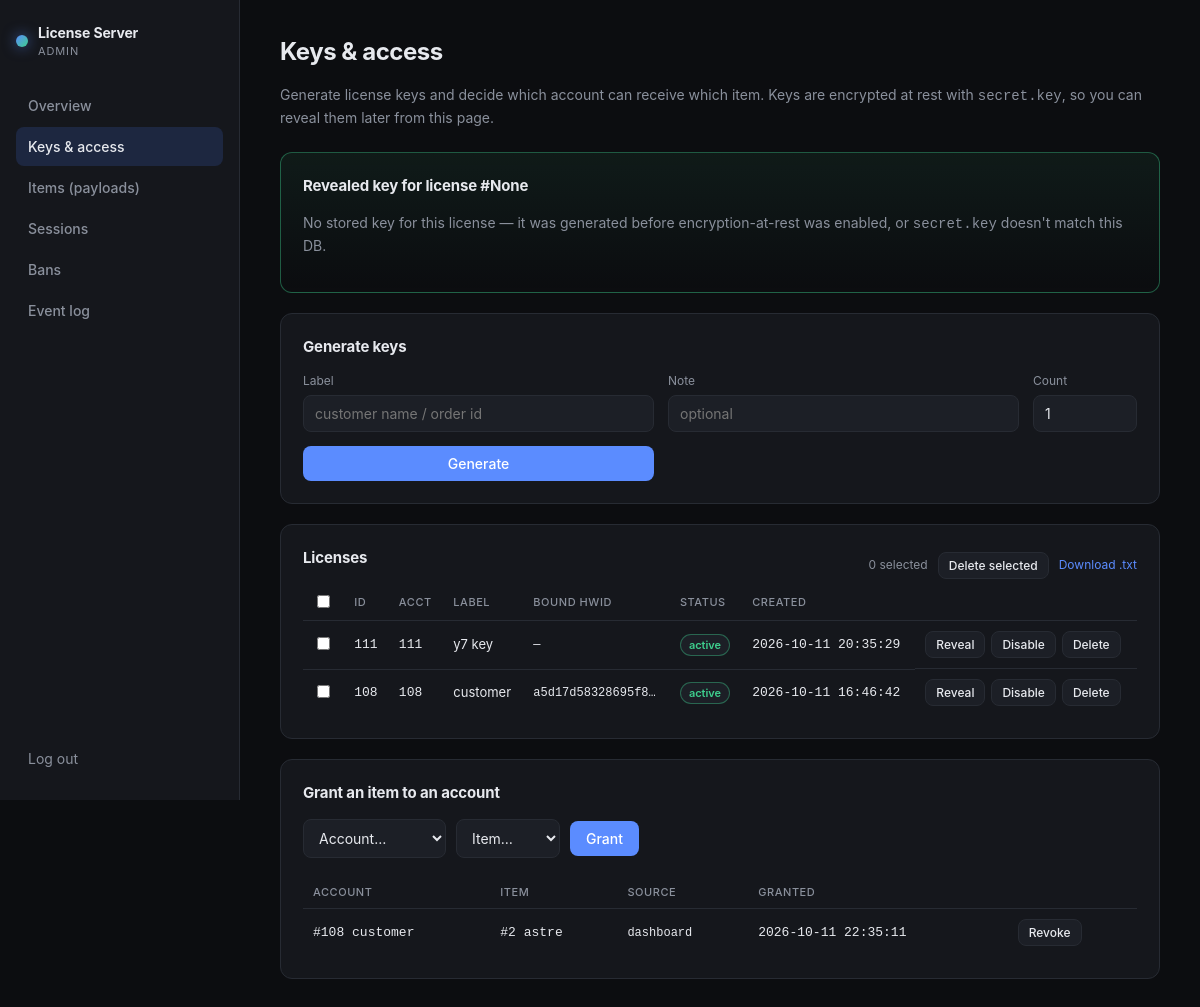
The app's page /admin/keys (signed in) with its own data.
### tables this page shows
CREATE TABLE licenses (
    id          INTEGER PRIMARY KEY AUTOINCREMENT,
    key_hash    BLOB NOT NULL UNIQUE,
    account_id  INTEGER NOT NULL,
    disabled    INTEGER NOT NULL DEFAULT 0,
    hwid_hash   BLOB,                 -- bound on first login
    note        TEXT,
    created     REAL NOT NULL, key_enc BLOB,
    FOREIGN KEY (account_id) REFERENCES accounts(id)
);

CREATE TABLE accounts (
    id           INTEGER PRIMARY KEY AUTOINCREMENT,
    label        TEXT,
    flagged      INTEGER NOT NULL DEFAULT 0,
    flag_reason  TEXT,
    created      REAL NOT NULL
);

CREATE TABLE entitlements (
    id          INTEGER PRIMARY KEY AUTOINCREMENT,
    account_id  INTEGER NOT NULL,
    item_id     INTEGER NOT NULL,
    source      TEXT,                 -- e.g. payment txn id
    created     REAL NOT NULL,
    UNIQUE (account_id, item_id)
);

CREATE TABLE items (
    id          INTEGER PRIMARY KEY AUTOINCREMENT,
    name        TEXT NOT NULL,
    version     TEXT,
    entry_point TEXT,                 -- type/method the loader invokes
    payload     BLOB NOT NULL,        -- the (obfuscated) assembly/bundle bytes
    created     REAL NOT NULL
);

### app/routes_admin.py (the view)
    @router.get("/keys", response_class=HTMLResponse)
    async def keys_page(request: Request):
        if not _authed(request):
            return _redirect("/admin/login")
        store = request.app.state.store
        new_key = request.session.pop("new_key", None)
        revealed = request.session.pop("revealed_key", None)
        return _templates.TemplateResponse("keys.html", {
            "request": request,
            "licenses": store.list_licenses(),
            "items": store.list_items(),
            "accounts": store.list_accounts(),
            "entitlements": store.list_entitlements(),
            "new_key": new_key,
            "revealed": revealed,
        })

### app/templates/keys.html (shortened to what this page needs)
{% extends "base.html" %}
{% set active = 'keys' %}
{% block content %}
<header class="page-head">
  <h1>Keys &amp; access</h1>
  <p class="muted">Generate license keys and decide which account can receive which item. Keys are encrypted at rest with <code>secret.key</code>, so you can reveal them later from this page.</p>
</header>
{% if revealed %}
<section class="card success">
  <h2>Revealed key for license #{{ revealed.license_id }}</h2>
  {% if revealed.key %}
    <div class="codebox"><code>{{ revealed.key }}</code>
      <button class="ghost" onclick="navigator.clipboard.writeText('{{ revealed.key }}')">Copy</button></div>
  {% else %}
    <p class="muted">No stored key for this license — it was generated before encryption-at-rest was enabled, or <code>secret.key</code> doesn't match this DB.</p>
  {% endif %}
</section>
{% endif %}
<section class="card">
  <h2>Generate keys</h2>
  <form method="post" action="/admin/keys/generate" class="grid-form">
    <label>Label<input name="label" placeholder="customer name / order id"></label>
    <label>Note<input name="note" placeholder="optional"></label>
    <label>Count<input name="count" type="number" value="1" min="1" max="100"></label>
    <button type="submit">Generate</button>
  </form>
</section>
<section class="card">
  <div class="card-head">
    <h2>Licenses</h2>
    <div class="inline-form">
      {% if licenses %}
      <span class="muted small" id="bulk-count">0 selected</span>
      <button type="submit" form="bulk-keys-form" class="ghost small danger" disabled id="bulk-del-btn">Delete selected</button>
      {% endif %}
      <a href="/admin/keys/download" class="ghost small">Download .txt</a>
    </div>
  </div>
  <table>
    <thead><tr>
      <th>{% if licenses %}<input type="checkbox" id="bulk-select-all">{% endif %}</th>
      <th>ID</th><th>Acct</th><th>Label</th><th>Bound HWID</th><th>Status</th><th>Created</th><th></th>
    </tr></thead>
    <tbody>
    {% for l in licenses %}
      <tr>
        <td><input type="checkbox" class="bulk-select" name="license_id" value="{{ l.id }}" form="bulk-keys-form"></td>
        <td class="mono">{{ l.id }}</td>
        <td class="mono">{{ l.account_id }}</td>
        <td>{{ l.label }}{% if l.note %}<span class="muted small"> — {{ l.note }}</span>{% endif %}</td>
        <td class="mono small">{{ (l.hwid_hash.hex()[:16] + '…') if l.hwid_hash else '—' }}</td>
        <td>{% if l.disabled %}<span class="tag tag-bad_secret">disabled</span>{% else %}<span class="tag tag-login_ok">active</span>{% endif %}</td>
        <td class="mono">{{ l.created|ts }}</td>
        <td class="actions">
          {% if l.has_key_enc %}
          <form method="post" action="/admin/keys/show" class="inline">
            <button class="ghost small">Reveal</button>
          </form>
          {% endif %}
          <form method="post" action="/admin/keys/disable" class="inline">
            <button class="ghost small">{{ 'Enable' if l.disabled else 'Disable' }}</button>
          </form>
          <form method="post" action="/admin/keys/delete" class="inline"
                onsubmit="return confirm('Delete license #{{ l.id }} ({{ l.label }})? This revokes any active session, drops entitlements, and cannot be undone.');">
            <button class="ghost small danger">Delete</button>
          </form>
        </td>
      </tr>
    {% else %}
      <tr><td colspan="8" class="muted">No licenses yet.</td></tr>
    {% endfor %}
    </tbody>
  </table>
</section>
<section class="card">
  <h2>Grant an item to an account</h2>
  <form method="post" action="/admin/entitlements/grant" class="inline-form">
    <select name="account_id" required>
      <option value="" disabled selected>Account…</option>
    </select>
    <select name="item_id" required>
      <option value="" disabled selected>Item…</option>
    </select>
    <button type="submit">Grant</button>
  </form>
  <table class="mt">
    <thead><tr><th>Account</th><th>Item</th><th>Source</th><th>Granted</th><th></th></tr></thead>
    <tbody>
    {% for e in entitlements %}
      <tr>
        <td class="mono">#{{ e.account_id }} {{ e.label }}</td>
        <td class="mono">#{{ e.item_id }} {{ e.item_name }}</td>
        <td class="mono small">{{ e.source }}</td>
        <td class="mono">{{ e.created|ts }}</td>
        <td>
          <form method="post" action="/admin/entitlements/revoke" class="inline">
            <button class="ghost small danger">Revoke</button>
          </form>
        </td>
      </tr>
    {% else %}
      <tr><td colspan="5" class="muted">No entitlements yet.</td></tr>
    {% endfor %}
    </tbody>
  </table>
</section>
{% endblock %}

### app/templates/base.html (shortened to what this page needs)
<!doctype html>
<html lang="en" data-theme="dark">
<head>
  <link rel="stylesheet" href="/static/style.css">
</head>
<body>
{% if request.session.get('admin') %}
<div class="layout">
  <aside class="sidebar">
    <div class="brand">
      <span class="dot"></span>
      <div>
        <div class="brand-name">License Server</div>
        <div class="brand-sub">admin</div>
      </div>
    </div>
    <nav>
      <a href="/admin" class="{{ 'active' if active=='home' }}">Overview</a>
      <a href="/admin/keys" class="{{ 'active' if active=='keys' }}">Keys &amp; access</a>
      <a href="/admin/items" class="{{ 'active' if active=='items' }}">Items (payloads)</a>
      <a href="/admin/sessions" class="{{ 'active' if active=='sessions' }}">Sessions</a>
      <a href="/admin/bans" class="{{ 'active' if active=='bans' }}">Bans</a>
      <a href="/admin/events" class="{{ 'active' if active=='events' }}">Event log</a>
    </nav>
    <a class="logout" href="/admin/logout">Log out</a>
  </aside>
  <main class="content">
    {% block content %}{% endblock %}
  </main>
</div>
{% else %}
  {% block content_anon %}{% endblock %}
{% endif %}
</body>
</html>

### app/static/style.css (style rules this page uses)
:root { --bg: #0c0d10; --panel: #15171c; --panel-2: #1c1f26; --border: #272b33; --text: #e7e9ee; --muted: #8a909c; --accent: #5b8cff; --accent-soft: #1d2740; --good: #3ecf8e; --bad: #ff6b6b; --warn: #ffb020; --radius: 12px; --mono: ui-monospace, "SF Mono", "JetBrains Mono", Menlo, Consolas, monospace; --sans: -apple-system, BlinkMacSystemFont, "Segoe UI", Roboto, Helvetica, Arial, sans-serif; }
* { box-sizing: border-box; }
html, body { margin: 0; padding: 0; }
body { background: var(--bg); color: var(--text); font-family: var(--sans); font-size: 14px; line-height: 1.5; -webkit-font-smoothing: antialiased; }
a { color: var(--accent); text-decoration: none; }
.layout { display: grid; grid-template-columns: 240px 1fr; min-height: 100vh; }
.sidebar { background: var(--panel); border-right: 1px solid var(--border); padding: 22px 16px; display: flex; flex-direction: column; gap: 4px; position: sticky; top: 0; height: 100vh; }
.brand { display: flex; align-items: center; gap: 10px; margin-bottom: 22px; }
.brand .dot { width: 12px; height: 12px; border-radius: 50%; background: linear-gradient(135deg, var(--accent), var(--good)); box-shadow: 0 0 14px rgba(91,140,255,.6); }
.brand-name { font-weight: 650; letter-spacing: -.01em; }
.brand-sub { color: var(--muted); font-size: 11px; text-transform: uppercase; letter-spacing: .08em; }
nav { display: flex; flex-direction: column; gap: 2px; }
nav a { color: var(--muted); padding: 9px 12px; border-radius: 8px; font-weight: 500; }
nav a.active { color: var(--text); background: var(--accent-soft); }
.logout { margin-top: auto; color: var(--muted); padding: 9px 12px; border-radius: 8px; }
.content { padding: 34px 40px; max-width: 1100px; }
.page-head { margin-bottom: 24px; }
.page-head h1 { margin: 0 0 4px; font-size: 24px; letter-spacing: -.02em; }
.muted { color: var(--muted); }
.small { font-size: 12px; }
.mono { font-family: var(--mono); }
h2 { font-size: 15px; margin: 0 0 14px; letter-spacing: -.01em; }
.card { background: var(--panel); border: 1px solid var(--border); border-radius: var(--radius); padding: 22px; margin-bottom: 20px; }
.card.success { border-color: rgba(62,207,142,.4); background: linear-gradient(180deg, rgba(62,207,142,.07), transparent); }
.card-head { display: flex; justify-content: space-between; align-items: center; }
table { width: 100%; border-collapse: collapse; font-size: 13px; }
thead th { text-align: left; color: var(--muted); font-weight: 500; padding: 8px 10px; border-bottom: 1px solid var(--border); text-transform: uppercase; font-size: 11px; letter-spacing: .05em; }
tbody td { padding: 10px; border-bottom: 1px solid var(--border); vertical-align: middle; }
tbody tr:last-child td { border-bottom: none; }
.actions { display: flex; gap: 6px; flex-wrap: wrap; }
.mt { margin-top: 18px; }
label { display: flex; flex-direction: column; gap: 5px; font-size: 12px; color: var(--muted); }
input, select, button { font-family: inherit; font-size: 14px; }
input, select { background: var(--panel-2); border: 1px solid var(--border); color: var(--text); border-radius: 8px; padding: 9px 11px; outline: none; }
.grid-form { display: grid; grid-template-columns: repeat(2, 1fr) auto; gap: 14px; align-items: end; }
.inline-form { display: flex; gap: 10px; align-items: center; flex-wrap: wrap; }
.inline { display: inline; }
button { background: var(--accent); color: #fff; border: none; border-radius: 8px; padding: 9px 16px; font-weight: 550; cursor: pointer; }
button.ghost { background: var(--panel-2); color: var(--text); border: 1px solid var(--border); }
button.small { padding: 5px 10px; font-size: 12px; }
.tag { display: inline-block; padding: 2px 8px; border-radius: 999px; font-size: 11px; font-weight: 600; background: var(--panel-2); border: 1px solid var(--border); color: var(--muted); }
.tag-login_ok { color: var(--good); border-color: rgba(62,207,142,.4); }

### records on screen
licenses: id "111", account_id "111", label "y7 key", hwid_hash "—", shows "active", created|ts "2026-10-11 20:35:29", disabled "Disable"
licenses: id "108", account_id "108", label "customer", hwid_hash "a5d17d58328695f8…", shows "active", created|ts "2026-10-11 16:46:42", disabled "Disable"
entitlements: account_id "108", label "customer", item_id "2", item_name "astre", source "dashboard", created|ts "2026-10-11 22:35:11"

### other values on screen
{{ revealed.license_id }} "None"
